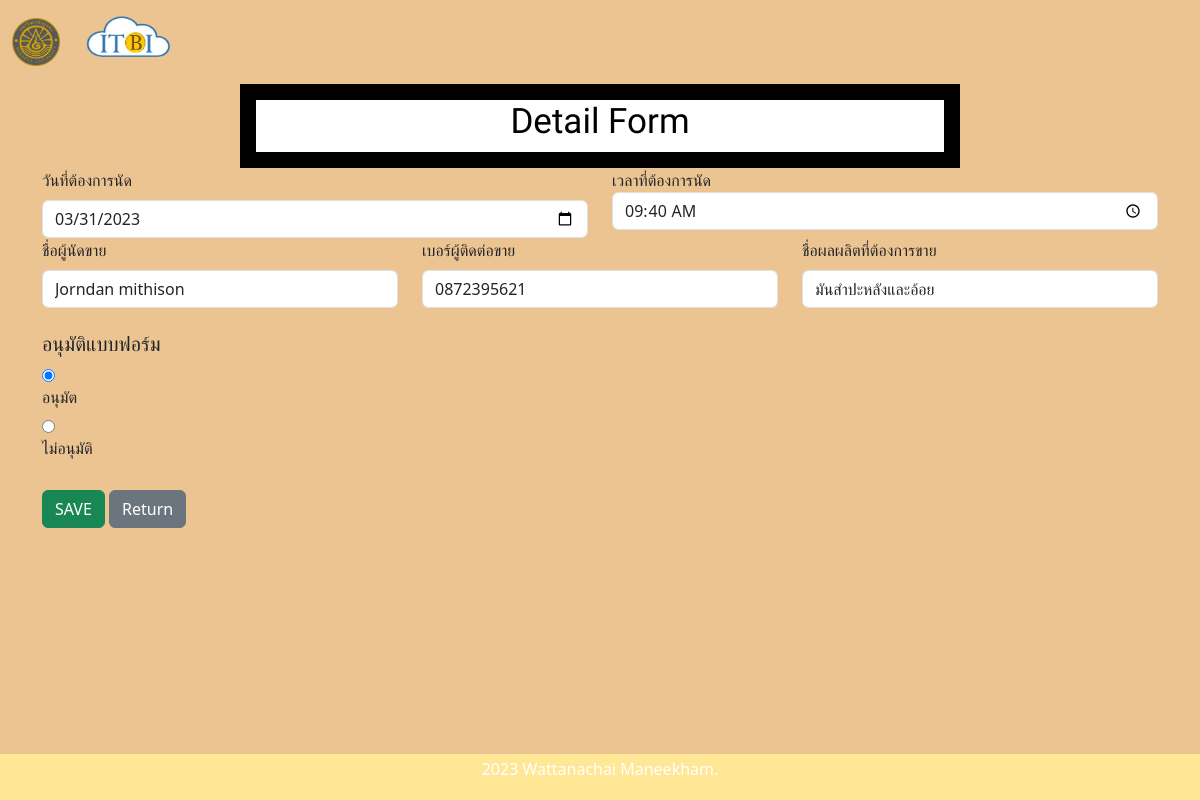
The app's page /admin_editFm.php?id=3 with its own data.
### tables this page shows
CREATE TABLE `form_user` (
  `id_form` int(5) NOT NULL,
  `date1` date NOT NULL,
  `time1` time NOT NULL,
  `name1` varchar(50) NOT NULL,
  `phone` varchar(10) NOT NULL,
  `unit` varchar(50) NOT NULL,
  `status` varchar(10) NOT NULL
);

### admin_editFm.php (the view, shortened to what this page needs)
<!DOCTYPE html>
<html lang="en">
<head>
    <link href="css/bootstrap.min.css" rel="stylesheet">
    <link rel="stylesheet" href="style.css">
</head>
<body>
            <img src="./buu.png" HSPACE="12" width="4%" height="4%" alt="">
            <img src="./it.png" HSPACE="10" width="7%" height="7%"  alt="">
            <br>
        <div class= "first">
            <h1 class= "a" text-align="center">Detail Form</h1>
        </div>
    <?php
        $id = $_GET['id'];
        include('./connectDB.php');
        $query = "SELECT * FROM form_user WHERE id_form=$id";
        $result = mysqli_query($conn, $query);
        $row = mysqli_fetch_array($result);
    ?>
            <div class="container-sm">
                <form action="./admin_editFm _db.php" method="$_GET">
                        <div class="row">
                            <div class="col">
                                <label for="date1" class="form-label" >วันที่ต้องการนัด</label>
                                <input type="date" class="form-control" name="date1" required value="<?php echo $row['date1']; ?>">
                            </div>
                            <div class="col">
                                <label for="time1">เวลาที่ต้องการนัด</label>
                                <input type="time" class="form-control" name="time1" required value="<?php echo $row['time1']; ?>">
                            </div>
                            </div>
                            <div class="row">
                            <div class="col">
                                <label for="name" class="form-label" >ชื่อผู้นัดขาย</label>
                                <input type="text" class="form-control" name="name1" placeholder="ชื่อ-นามสกุล" required value="<?php echo $row['name1']; ?>">
                            </div>
                            <div class="col">
                                <label for="phone" class="form-label" >เบอร์ผู้ติดต่อขาย</label>
                                <input type="text" class="form-control" name="phone" placeholder="เบอร์โทรศัพท์" required value="<?php echo $row['phone']; ?>">
                            </div>
                            <div class="col">
                                <label for="unit" class="form-label" >ชื่อผลผลิตที่ต้องการขาย</label>
                                <input type="text" class="form-control" name="unit" placeholder="ตัวอย่าง(มันสำปะหลัง, อ้อย)" required value="<?php echo $row['unit']; ?>">
                            </div>
                        </div>&nbsp;
                                <h5>อนุมัติแบบฟอร์ม</h5>
                               <input type="radio" required name="status" checked value="Allow"><h6>อนุมัต</h6>
                                <input type="radio" required name="status" value="DisAllow"><h6>ไม่อนุมัติ</h6>
                            <br>
                    <button type="submit" name="submit" class="btn btn-success">SAVE</button>
                    <button type="button" class="btn btn-secondary"><a href="./admin_checkedFm.php" style="text-decoration:none;"> <font color="white">Return</font></a></button>
                  </form>
                </div>
<br>
<?php
include 'footer.php'
?>

### style.css (style rules this page uses)
body { background-color: rgb(236, 196, 146); }
h1.a { color: rgb(0, 0, 0); text-align: center; font-size: 35px; font-family: 'Mitr', sans-serif; }
.a { text-decoration: none; }
div.first { background-color: white; width: 60%; border: 1rem solid rgb(0, 0, 0); padding: 1px; margin-left: auto; margin-right: auto; }

### records on screen
form_user: date1 "03/31/2023", time1 "09:40:00", name1 "Jorndan mithison", phone "0872395621", unit "มันสำปะหลังและอ้อย"
